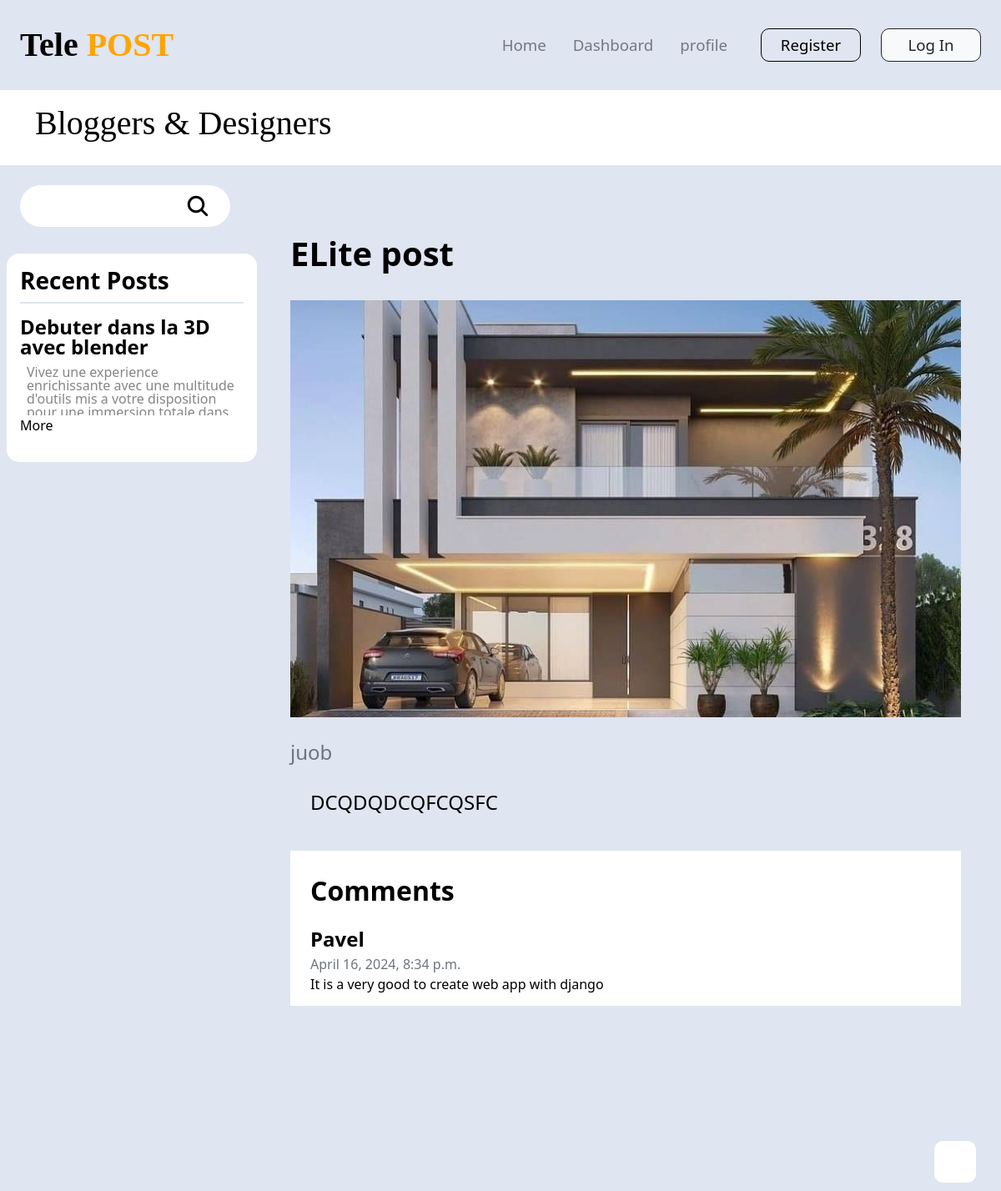
/posts/3/, run on the app's committed database.
### Login/models.py (models this page shows)
class Post(models.Model):
    title = models.CharField(max_length=255)
    thumbails = models.ImageField(editable=True,db_index=True, null=True, blank=True,upload_to="images/")
    author = models.ForeignKey(User, on_delete=models.CASCADE, related_name='blog_posts')
    intro = models.TextField()
    body = models.TextField()
    created_at = models.DateTimeField(auto_now_add=True)

class PostComment(models.Model):
    post = models.ForeignKey(Post, on_delete=models.CASCADE, related_name='comments')
    editor = models.ForeignKey(User, on_delete=models.CASCADE, related_name='editor')
    body = models.TextField()
    date = models.DateTimeField(auto_now_add=True)

### Login/views.py (the view)
# urls.py: path('posts/<int:pk>/', views.postPage, name='posts'),
def postPage(request, pk):
    post = Post.objects.get(pk=pk)
    recents = Post.objects.all().order_by('created_at').first()
    if request.method == "POST":
        cmt_forms = CommentForm(request.POST)
        if cmt_forms.is_valid():
            cmt = cmt_forms.save(commit=False)
            cmt.editor = request.user
            cmt.post = post
            cmt.save()
    else:
        cmt_forms = CommentForm()
    if DARK_MODE:
        MODE = True
    else:
        MODE = False
    return render(request, 'Posts.html', {
        "post":post,
        "recents":recents,
        "dark":MODE,
        "cmtForm":cmt_forms
        })

### board/forms.py
class CommentForm(ModelForm):
    class Meta:
        model = PostComment
        fields = ("body",)
        labels = {
            'body': '',
        }
        widgets = {
            'body': forms.Textarea(attrs={
                "rows": '3',
                "class":"border-0 fs-5 p-3 cmt",
                "placeholder": "Enter your comments"
            })
        }

### Login/templatetags/markdown.py (called while the page is built)
@register.filter
@stringfilter
def md_convert(value):
    return md.markdown(value, extensions=['fenced_code'])

### templates/Posts.html (shortened to what this page needs)
{% extends 'Base.html' %}
{% load markdown %}
{% block container %}
<div class="position-relative py-3" id="head" style="height:90px!important;">
    <div class="d-flex w-100 justify-content-between align-items-center container">
        <h1 id="text-white">Bloggers & Designers</h1>
    </div>
</div>
<div id="root" class="d-flex flex-nowrap align-items-stretch h-100">
    <div class="left-block w-25 d-flex flex-column">
        <div class="w-100 p-4 d-flex align-items-stretch">
            <input type="text" class="">
            <button disabled="disabled" class="search-btn ps-2 pe-4">
            </button>
        </div>
        <div class="w-100 p-3 m-2" id="rc-post">
            <h1 class="h3 fw-bold">Recent Posts</h1>
            <div class="post py-3" style="border-top: 2px solid var(--bg-smoke);">
                <span class="d-flex flex-wrap fs-4 fw-bold lh-1" id="text-white">{{ recents.title }}</span>
                <span class="d-flex flex-wrap fs-6 lh-1 fw-400" id="rc-post-intro">{{ recents.intro }}</span>
                <a href="{% url 'posts' recents.id %}" id="text-white" class="fs-6 pt-2">More </a>
            </div>
        </div>
    </div>
    <div id="right-block" class="right-block w-75 p-5 d-flex flex-column shadown-sm">
        <span class="h1 fw-bold py-4" id="text-white">{{ post.title }}</span>
        {% if post.thumbails %}
            <img src="{{ post.thumbails.url }}" alt="thumbails" height="500" width="350" style="object-fit: cover; width: 100% !important;">
        {% endif %}
        <span class="text-muted fs-4 fw-normal fs-italic pt-4">{{ post.intro }}</span>
        <div class="fs-6 fs-4 p-4" id="text-white">{{ post.body|md_convert|safe }}</div>
        <section class="p-4 rounded-4" style="background-color: var(--bg-dark);">
            <span class="fs-2 fw-bold" id="text-white">Comments</span>
            <div class="d-flex flex-column">
                {% if not post.comments.all %}
                <span class="text-muted" id="text-white">Not comments is here....</span>
                {% else %}
                    {% for comment in post.comments.all %}
                    <div class="d-flex flex-column py-3">
                        <span class="fs-4 fw-bold ls-2" id="text-white">{{ comment.editor.username }}</span>
                        <span class="fs-6 text-muted">{{ comment.date }}</span>
                        <div id="text-white" class="fs-6 fw-normal">{{ comment.body }}</div>
                    </div>
                    {% endfor %}
                {% endif %}
            </div>
        </section>
    </div>
</div>
{% endblock %}

### Login/static/css/style.css (style rules this page uses)
* { margin: 0; padding: 0; box-sizing: border-box; text-decoration: none !important; list-style: none !important; }
:root { --text-white: #fff; --text-black: #000; --text-gray: #ffffff7a; --text-blur: #ffffff1d; --bg-white: #fff; --bg-smoke: #383737; --bg-dark: #0F0F0F; --bg-gray: #222; }
body.light { --text-white: #000000; --text-black: #ffffff; --text-gray: #0000007a; --text-blur: #0000001d; --bg-white: #000; --bg-smoke: #dfe5f1; --bg-dark: #fff; --bg-gray: #f1f7ff; }
#text-white { color: var(--text-white) !important; }
body { overflow: hidden; overflow-y: auto; background: var(--bg-smoke) !important; }
#head { background-color: var(--bg-dark); background-repeat: no-repeat; background-attachment: fixed; background-size: cover; height: 100px !important; }
#head h1 { font-family: 'Times New Roman', Times, serif; color: var(--text-white) !important; }
#root { display: flex !important; }
#root .left-block input, #root #responsive-nav input { outline: none; border: none; height: 50px; width: 90%; border-radius: 25px 0 0 25px; padding-left: 20px; background: var(--bg-dark); color: var(--text-white) !important; }
#root .search-btn svg { height: 30px; width: 30px; fill: var(--text-white); }
#root .search-btn { background: var(--bg-dark); border: none; outline: none; border-radius: 0 25px 25px 0; }
#root #right-block { height: 100%; overflow: auto; margin-top: 10px; }
#rc-post { background: var(--bg-dark) !important; border-radius: 15px; }
#rc-post-intro { color: var(--text-gray); padding: 10px 8px; max-height: 70px; overflow: hidden; }
#rc-post h1 { color: var(--text-white) !important; }

### templates/head.html (style rules this page uses)
body.light { --bg-gray: #f1f7ff !important; }

### templates/Posts.html (style rules this page uses)
body.light { --bg-gray: #dfdfdf !important; }

### data on the page
Post: title "Debuter dans la 3D avec blender", intro "Vivez une experience enrichissante avec une multitude d'outils mis a votre disposition…"
Post: title "ELite post", thumbails (picture), intro "juob", body|md_convert "DCQDQDCQFCQSFC"
PostComment: editor.username "Pavel", date "April 16, 2024, 8:34 p.m.", body "It is a very good to create web app with django"
